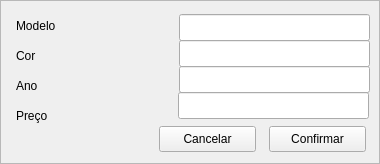
<?xml version="1.0" encoding="UTF-8"?>
<ui version="4.0">
 <class>TelaCadastroVeiculo</class>
 <widget class="QFrame" name="TelaCadastroVeiculo">
  <property name="geometry">
   <rect>
    <x>0</x>
    <y>0</y>
    <width>380</width>
    <height>164</height>
   </rect>
  </property>
  <property name="windowTitle">
   <string>Cadastro de Veículo</string>
  </property>
  <property name="frameShape">
   <enum>QFrame::StyledPanel</enum>
  </property>
  <property name="frameShadow">
   <enum>QFrame::Raised</enum>
  </property>
  <widget class="QLineEdit" name="lineEdit_4">
   <property name="geometry">
    <rect>
     <x>178</x>
     <y>92</y>
     <width>191</width>
     <height>27</height>
    </rect>
   </property>
  </widget>
  <widget class="QLabel" name="label_2">
   <property name="geometry">
    <rect>
     <x>16</x>
     <y>47</y>
     <width>67</width>
     <height>17</height>
    </rect>
   </property>
   <property name="text">
    <string>Cor</string>
   </property>
  </widget>
  <widget class="QLabel" name="label_3">
   <property name="geometry">
    <rect>
     <x>16</x>
     <y>77</y>
     <width>67</width>
     <height>17</height>
    </rect>
   </property>
   <property name="text">
    <string>Ano</string>
   </property>
  </widget>
  <widget class="QLabel" name="label_4">
   <property name="geometry">
    <rect>
     <x>16</x>
     <y>107</y>
     <width>67</width>
     <height>17</height>
    </rect>
   </property>
   <property name="text">
    <string>Preço</string>
   </property>
  </widget>
  <widget class="QPushButton" name="pushButton_2">
   <property name="geometry">
    <rect>
     <x>159</x>
     <y>126</y>
     <width>97</width>
     <height>26</height>
    </rect>
   </property>
   <property name="text">
    <string>Cancelar</string>
   </property>
  </widget>
  <widget class="QPushButton" name="pushButton">
   <property name="geometry">
    <rect>
     <x>269</x>
     <y>126</y>
     <width>97</width>
     <height>26</height>
    </rect>
   </property>
   <property name="text">
    <string>Confirmar</string>
   </property>
  </widget>
  <widget class="QLineEdit" name="lineEdit">
   <property name="geometry">
    <rect>
     <x>179</x>
     <y>14</y>
     <width>191</width>
     <height>27</height>
    </rect>
   </property>
  </widget>
  <widget class="QLabel" name="label">
   <property name="geometry">
    <rect>
     <x>16</x>
     <y>17</y>
     <width>67</width>
     <height>17</height>
    </rect>
   </property>
   <property name="text">
    <string>Modelo</string>
   </property>
  </widget>
  <widget class="QLineEdit" name="lineEdit_2">
   <property name="geometry">
    <rect>
     <x>179</x>
     <y>40</y>
     <width>191</width>
     <height>27</height>
    </rect>
   </property>
  </widget>
  <widget class="QLineEdit" name="lineEdit_3">
   <property name="geometry">
    <rect>
     <x>179</x>
     <y>66</y>
     <width>191</width>
     <height>27</height>
    </rect>
   </property>
  </widget>
 </widget>
 <tabstops>
  <tabstop>lineEdit</tabstop>
  <tabstop>lineEdit_2</tabstop>
  <tabstop>lineEdit_3</tabstop>
  <tabstop>lineEdit_4</tabstop>
  <tabstop>pushButton</tabstop>
  <tabstop>pushButton_2</tabstop>
 </tabstops>
 <resources/>
 <connections/>
</ui>
